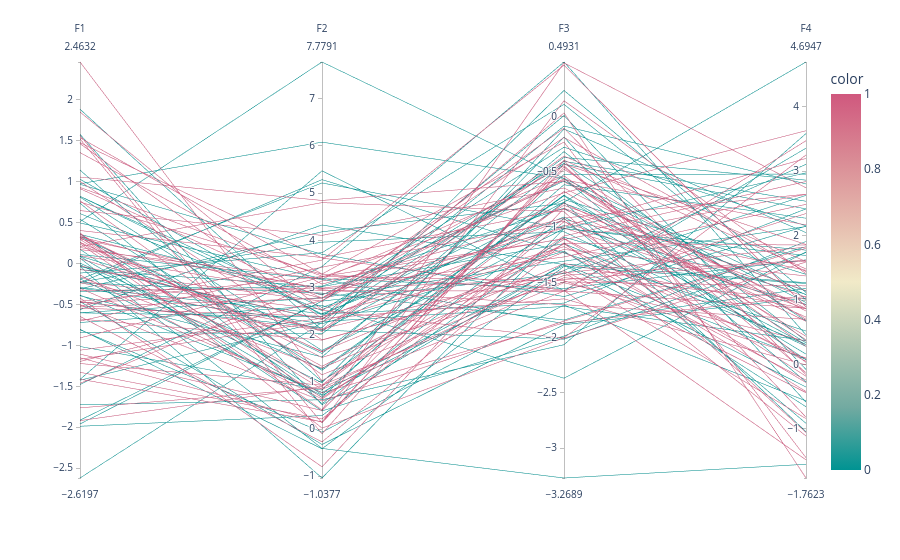

The notebook cell saved with this chart:
### Markdown cell above
## Interactive Parallel Coordinates (Exploration Mode)
🔹 Plotly (Brushing + Filtering)

### Code cell
import plotly.express as px

fig = px.parallel_coordinates(
    df,
    dimensions=features,
    color=(df["Class"] == "B").astype(int),
    color_continuous_scale=px.colors.diverging.Tealrose,
)

fig.show()
